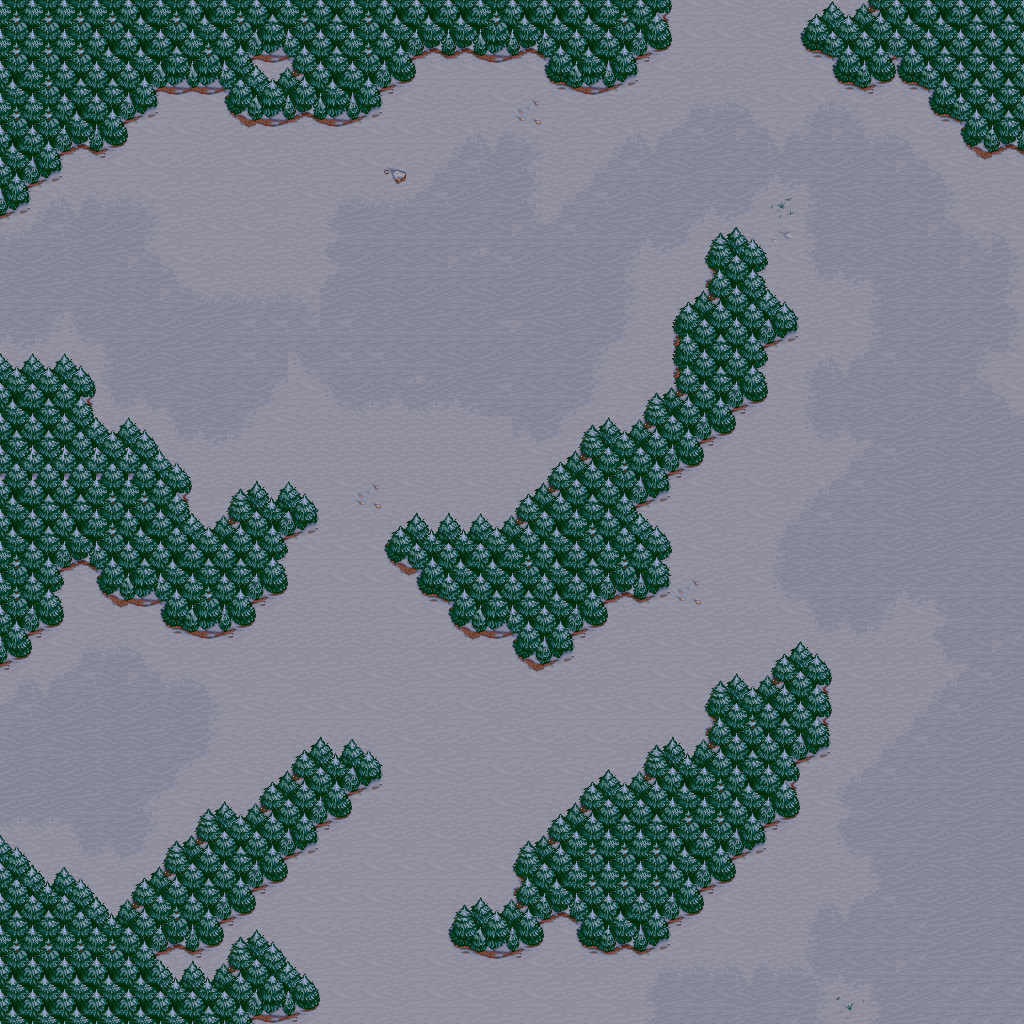

A 2D game scene composited from a Tiled map and its tileset images. What follows is a short description and the map's XML, with each tile layer's data collapsed to a summary:
An orthogonal 32x32 tile map with 32x32 px tiles, 3 tile layers (Map, Forest, OpaqueFog), 10 tilesets and 13 objects (4x Grunt, 3x Footman, 2x GoldMine, TownHall, Farm, ...).

<map version="1.2" tiledversion="1.2.1" orientation="orthogonal" renderorder="right-down" width="32" height="32" tilewidth="32" tileheight="32" infinite="0" nextlayerid="17" nextobjectid="80">
 <tileset firstgid="1" name="terrain" tilewidth="32" tileheight="32" tilecount="384" columns="16">
  <image source="../../textures/common/terrain/winter.png" width="512" height="768" />
 </tileset>
 <tileset firstgid="385" name="Footman" tilewidth="72" tileheight="72" tilecount="96" columns="8">
  <tileoffset x="-16" y="16" />
  <image source="../../textures/human/unit/footman.png" width="576" height="864" />
 </tileset>
 <tileset firstgid="481" name="Peasant" tilewidth="72" tileheight="72" tilecount="104" columns="8">
  <tileoffset x="-16" y="16" />
  <image source="../../textures/human/unit/peasant.png" width="576" height="936" />
 </tileset>
 <tileset firstgid="585" name="Grunt" tilewidth="72" tileheight="72" tilecount="96" columns="8">
  <tileoffset x="-16" y="16" />
  <grid orientation="orthogonal" width="32" height="32" />
  <image source="../../textures/orc/unit/grunt.png" width="576" height="864" />
 </tileset>
 <tileset firstgid="681" name="Townhall" tilewidth="128" tileheight="128" tilecount="2" columns="1">
  <image source="../../textures/human/building/winter/town_hall.png" width="128" height="256" />
 </tileset>
 <tileset firstgid="683" name="Farm" tilewidth="64" tileheight="64" tilecount="2" columns="1">
  <image source="../../textures/human/building/winter/farm.png" width="64" height="128" />
 </tileset>
 <tileset firstgid="685" name="Barracks" tilewidth="96" tileheight="96" tilecount="2" columns="1">
  <image source="../../textures/human/building/winter/barracks.png" width="96" height="192" />
 </tileset>
 <tileset firstgid="687" name="GoldMine" tilewidth="96" tileheight="96" tilecount="2" columns="1">
  <image source="../../textures/neutral/resource/winter/gold_mine.png" width="96" height="192" />
 </tileset>
 <tileset firstgid="689" name="Camera" tilewidth="64" tileheight="64" tilecount="1" columns="1">
  <image source="../config/camera.png" width="64" height="64" />
 </tileset>
 <tileset firstgid="690" name="Misc" tilewidth="32" tileheight="32" tilecount="1" columns="1">
  <image source="../config/x_startpoint.png" width="32" height="32" />
 </tileset>
 <layer id="1" name="Map" width="32" height="32">
  <properties>
   <property name="ZIndex" type="int" value="0" />
  </properties>
  <data>[1024 cells, 1024 non-empty, 36 distinct tile ids]</data>
 </layer>
 <layer id="2" name="Forest" width="32" height="32">
  <properties>
   <property name="ZIndex" type="int" value="1" />
  </properties>
  <data>[1024 cells, 349 non-empty, 25 distinct tile ids]</data>
 </layer>
 <objectgroup id="11" name="Player1">
  <properties>
   <property name="AI" type="bool" value="false" />
   <property name="Description" value="Nation of Azeroth" />
   <property name="Food" type="float" value="1" />
   <property name="Gold" type="float" value="1000" />
   <property name="Level" type="int" value="1" />
   <property name="Type" value="Player" />
   <property name="Wood" type="float" value="1000" />
   <property name="ZIndex" type="int" value="4" />
  </properties>
  <object id="49" name="TownHall1" type="TownHall" gid="681" x="384" y="512" width="128" height="128">
   <properties>
    <property name="Owner" value="Player1" />
   </properties>
  </object>
  <object id="50" name="Farm1" type="Farm" gid="683" x="608" y="384" width="64" height="64">
   <properties>
    <property name="Owner" value="Player1" />
   </properties>
  </object>
  <object id="54" name="Peasant1" type="Peasant" gid="481" x="416" y="320.333" width="72" height="72">
   <properties>
    <property name="Owner" value="Player1" />
   </properties>
  </object>
  <object id="66" name="Footman1" type="Footman" gid="385" x="320" y="448" width="72" height="72" />
  <object id="67" name="Footman2" type="Footman" gid="385" x="544" y="256" width="72" height="72" />
  <object id="68" name="Footman3" type="Footman" gid="385" x="672" y="192" width="72" height="72" />
  <object id="55" name="Camera" type="Camera" gid="689" x="432" y="365" width="64" height="64" visible="0">
   <properties>
    <property name="Touchable" type="bool" value="true" />
   </properties>
  </object>
 </objectgroup>
 <objectgroup id="15" name="Player2">
  <properties>
   <property name="AI" type="bool" value="true" />
   <property name="Description" value="Blackrock Clan" />
   <property name="Type" value="Player" />
   <property name="ZIndex" type="int" value="3" />
  </properties>
  <object id="76" name="Grunt1" type="Grunt" gid="585" x="96" y="864" width="72" height="72" />
  <object id="77" name="Grunt2" type="Grunt" gid="585" x="640" y="1024" width="72" height="72" />
  <object id="78" name="Grunt3" type="Grunt" gid="585" x="928" y="800" width="72" height="72" />
  <object id="79" name="Grunt4" type="Grunt" gid="585" x="928" y="480" width="72" height="72" />
 </objectgroup>
 <objectgroup id="16" name="Neutral">
  <properties>
   <property name="AI" type="bool" value="true" />
   <property name="Description" value="Neutral" />
   <property name="Type" value="Player" />
   <property name="ZIndex" type="int" value="2" />
  </properties>
  <object id="73" name="GoldMine2" type="GoldMine" gid="687" x="416" y="160" width="96" height="96">
   <properties>
    <property name="Gold" type="float" value="2500" />
    <property name="Owner" value="Neutral" />
   </properties>
  </object>
  <object id="75" name="GoldMine1" type="GoldMine" gid="687" x="929.333" y="1024" width="96" height="96">
   <properties>
    <property name="Gold" type="float" value="5000" />
    <property name="Owner" value="Neutral" />
   </properties>
  </object>
 </objectgroup>
 <layer id="12" name="OpaqueFog" width="32" height="32">
  <properties>
   <property name="ZIndex" type="int" value="5" />
  </properties>
  <data>[1024 cells, 0 non-empty, 0 distinct tile ids]</data>
 </layer>
</map>
